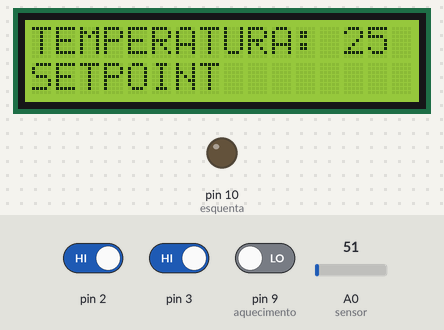
Bench run of a sketch on a simulated Arduino Uno, built with avr-gcc and run on an emulated ATmega328P. On the bench: 16×2 character LCD, output pins drawn as LEDs (lit = HIGH). The test bench sets the inputs (shaded band); at power-on: A0 (sensor) = 51, pin 2 HIGH, pin 3 HIGH, pin 9 (aquecimento) LOW. Pins used as bus, display or sensor lines are not drawn.

Above: at 1.2 s.
1.3 s: A0 (sensor) set to 71
At 2.4 s:
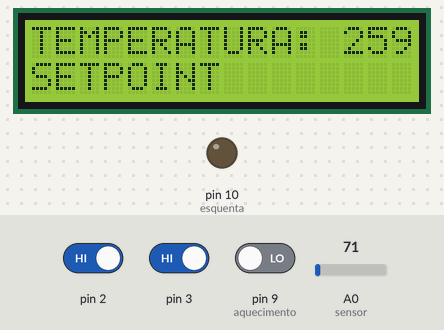
4.3 s: pin 2 driven LOW
At 5.8 s:
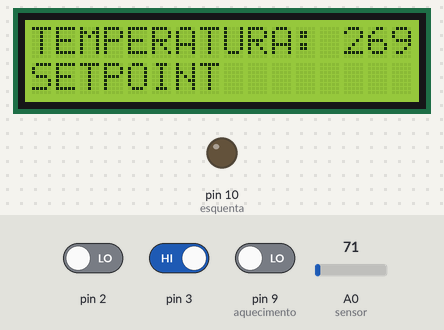
7.3 s: pin 3 driven LOW
At 7.9 s:
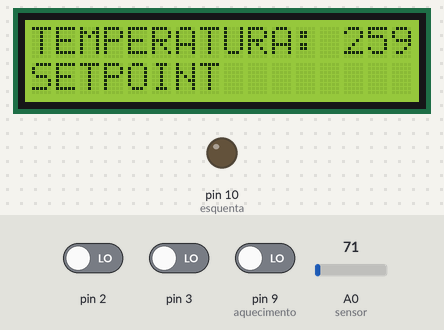
10.3 s: pin 9 (aquecimento) driven HIGH
At 11.3 s:
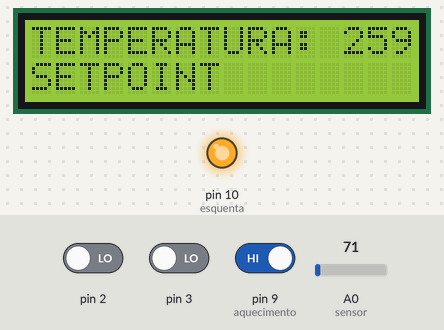
12.0 s: A0 (sensor) set to 58
At 13.1 s:
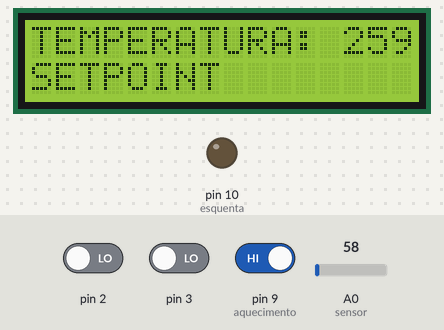
15.0 s: A0 (sensor) set to 30
At 15.5 s:
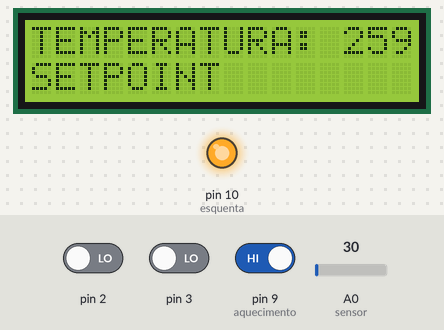
Timing chart, 0 to 18.0 s (numbered marks = the images above; inputs shaded):
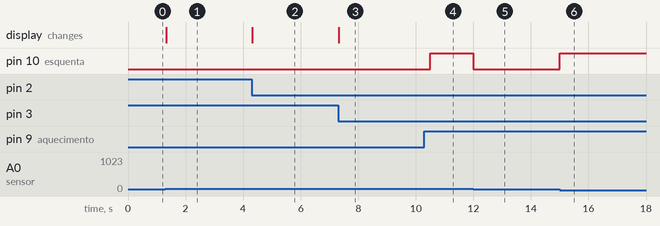

Measured:
- the behaviour switches between 66 and 65 on A0 (sensor) (found by bisection; images 4 and 5)
- after the input at 1.3 s, the display: changes at once (image 1)
- after the input at 4.3 s, the display: changes at once (image 2)
- after the input at 7.3 s, the display: changes at once (image 3)
- after the input at 10.3 s, pin 10 (esquenta): LOW → HIGH after 0.20 s
- after the input at 12.0 s, pin 10 (esquenta): HIGH → LOW at once
- after the input at 15.0 s, pin 10 (esquenta): LOW → HIGH at once

The sketch:

TERMOSTATO.ino
```cpp
/****************************************************************
Termostato para diversos controles de Temperatura
Navarro Eletrônica

A intenção do projeto é fazer o ajuste de uma temperatura
Temos duas formas de modificar a temperatura nesse projeto:
Aquecendo através de uma resistência
Esfriando através de um ventilador

O Arduino deve acionar a resistência caso a temperatura esteja
abaixo do setpoint e acionar o ventilador caso esteja acima.

MAPA DE PINOS:

Interface com o usuário
INT 0 - DIMINUI SET POINT
INT 1 - AUMENTA SET POINT
PIN 9 - LIGA/DESLIGA AQUECIMENTO

Sensor
PIN A0 - Entrada da tensão do LM35

Saídas
PIN 10 - Saída Relé AQUECIMENTO
PIN 11 - Saída Relé VENTILADOR

PRONTO PARA TESTE
NÃO TESTADO AINDA
****************************************************************/

int sensor = A0;
int esquenta = 10;
int esfria = 11;
int aquecimento = 9; //Botão para saber se o usuário deseja aquecimento ou não
int setpoint = 25;
int temperatura, sensorRD;

void printf();

#include <LiquidCrystal.h>
LiquidCrystal lcd(12, 11, 5, 4, 3, 2);

#include <TimerOne.h>

void setup() {
  /*
  Rotina de Setup e boas vindas do display apenas para fins
  cosméticos
  Rotina de interrupt
  */
  attachInterrupt(0, sobe, FALLING);
  attachInterrupt(1, desce, FALLING);
  /*
  Rotina da Biblioteca TimerOne
  */
  Timer1.initialize(500000);
  Timer1.attachInterrupt(lm35_read);

  pinMode(aquecimento, INPUT);
  pinMode(esquenta, OUTPUT);
  pinMode(esfria, OUTPUT);
  lcd.begin(16,2);


  /*
  Trecho comentado porque não consegui colocar o for para trabalhar aqui
  preciso revisar isso, delay não irá funcionar por causa da biblioteca TIMERONE


  lcd.print("NAVARRO"); //Início da mensagem de boas vindas
  lcd.setCursor(0, 1);
  lcd.print("ELETRONICA");
  //Utilizando for ao invés do Delay porque estamos usando a biblioteca timerone
  lcd.setCursor(0,0);
  lcd.print("TERMOSTATO");
  lcd.setCursor(0, 1);
  lcd.print("UNIVERSAL");//Final da mensagem de boas vindas
  for(x=1000; x > 0 ; x--){} //Utilizando for ao invés do Delay porque estamos usando a biblioteca timerone
  */
}

void loop() {
  sensorRD = analogRead(sensor);
  temperatura = (500*sensorRD)/1023; //Transforma a leitura do LM35 no pino A0
  printlcd(setpoint, temperatura);
}

void lm35_read(){
  sensorRD = analogRead(sensor);
  temperatura = (500*sensorRD)/1023; //Transforma a leitura do LM35 no pino A0
  int aquecimento_DR; //armazena o valor da chave aquecimento
  aquecimento_DR = digitalRead(aquecimento);
  //Caso esteja mais quente
  if(temperatura > setpoint + 2){
    digitalWrite(esfria, HIGH);
  }
  else
  {
    digitalWrite(esfria,LOW); digitalWrite(esquenta,LOW);
  }
  //Caso esteja mais frio e o aquecimento esteja ativo
  if(temperatura < setpoint - 2 && aquecimento_DR == 1){
    digitalWrite(esquenta,HIGH);
  }
  else
  {
    digitalWrite(esfria, LOW); digitalWrite(esquenta,LOW);
  }
}

/*****************************************************************
Rotina de display, coloquei em uma função a parte porque estava
repetindo ela no programa três vezes o.O
*****************************************************************/
void printlcd(int setpoint, int temperatura){
  lcd.setCursor(0,0); lcd.print("TEMPERATURA:"); lcd.setCursor(13,0); lcd.print(temperatura); //Temperatura ambiente
  lcd.setCursor(0,1); lcd.print("SETPOINT"); lcd.setCursor(13,0); lcd.print(setpoint); //Temperatura setada
}
/*****************************************************************
Rotina de aumentar a temperatura de setpoint, não é necessário fazer a leitura do valor da temperatura
Fazemos uma nova impressão no display para mostrar a temperatura alvo no LCD
*****************************************************************/
void sobe()
  {
  setpoint = setpoint + 1;
  printlcd(setpoint, temperatura);
  }

/*****************************************************************
Rotina de diminuir a temperatura de setpoint, não é necessário fazer a leitura do valor da temperatura
Fazemos uma nova impressão no display para mostrar a temperatura alvo no LCD
*****************************************************************/
void desce()
  {
  setpoint = setpoint - 1;
  printlcd(setpoint, temperatura);
  }
```
